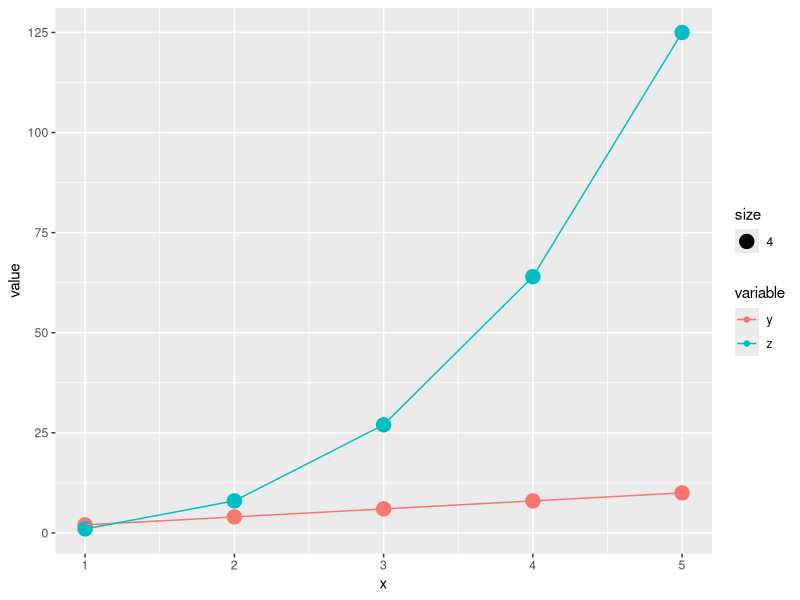

This chart was generated by the following R code:
require(tidyr)
require(ggplot2)

options(java.parameters="-Xmx2g")

'
Grammar of Graphics Example:
ggplot(data = diamonds) +
   geom_point(aes(x=cut, y=price, colour=as.character(carat))) +
   #facet_grid(~clarity) +
   #facet_grid(clarity~cut, labeller=label_both) +
   #theme_classic() +
   #theme(axis.ticks.y=element_blank(), axis.text.y=element_blank()) +
   theme(axis.text.x=element_text(angle=50, size=10, vjust=0.5)) +
   labs(title="Grammar of Graphics Example")

Another Example:
x=c(1,2,3,4,5); y=x*2; z=x^3; df = data.frame(x,y,z)
ggplot(data=df) + geom_point(aes(x=x, y=y))
ggplot(data=df) + geom_point(aes(x=x, y=z))
tidyr::gather(df, variable, value, -x) %>% ggplot() + geom_point(aes(x=x, y=value, colour = variable, size=4)) + geom_line(aes(x=x, y=value, colour = variable))
'

# Run an example:
x=c(1,2,3,4,5); y=x*2; z=x^3; df = data.frame(x,y,z)
plot = tidyr::gather(df, variable, value, -x) %>% ggplot() + geom_point(aes(x=x, y=value, colour = variable, size=4)) + geom_line(aes(x=x, y=value, colour = variable))
print(plot)
